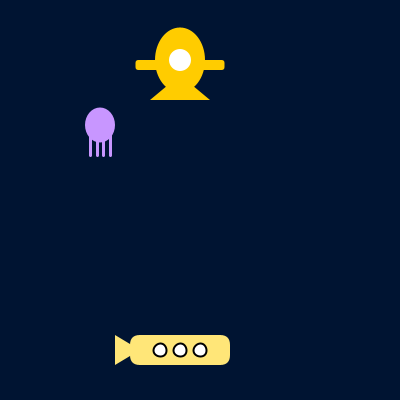
Frame 1 (no input)
Frame 60 (the mouse pressed at the canvas centre just before this capture): identical to frame 1, image omitted
Frame 120 (the mouse held since frame 60 and released just before this capture): identical to frame 1, image omitted

The Processing sketch that drew this single still picture (run headless with seeded random() and noise(); from frame 60 on, the mouse is pressed at the canvas centre):

// Processing sketch: sketch_251203a
// ── sketch_251203a.pde
sub sub;
player player;
jelly jelly;

void setup() {
  size(400, 400);
  sub = new sub(180, 350); 
  player = new player(180, 60);
  jelly = new jelly(100, 125);
}

void draw() {
  background(0, 20, 50);
  sub.update();
  sub.display();
  
  player.update();
  player.display();
  
  jelly.update();
  jelly.display();
}

// ── jelly.pde
class jelly {
float x;
float y;
float bodyW = 30;
float bodyH = 35;
float leglen = 15;
jelly(float X, float Y) {
  x = X;
  y = Y;
}
void update() {
}
void display() {

  noStroke();
  fill(200, 150, 255);
  ellipse(x, y, bodyW, bodyH);

  stroke(200, 150, 255);
  strokeWeight(3);

  line(x - 10, y + 10, x - 10, y + 30);
  line(x - 3,  y +  8, x - 3,  y + 30);
  line(x + 3,  y +  8, x + 3,  y + 30);
  line(x + 10, y + 10, x + 10, y + 30);
}
}

// ── player.pde
class player {
  float x;
  float y;
  player(float X, float Y) {
    x = X;
    y = Y;
}
  void update() {
  }
  void display() {
    rectMode(CENTER);
    noStroke();
  fill(255, 204, 0);
    ellipse(x, y, 50, 65);  
    
    fill(255, 255, 255);
    ellipse(x, y, 22, 22);
   
    fill(255, 204, 0);
    rect(x - 32, y + 5, 25, 10, 3);
    rect(x + 32, y + 5, 25, 10, 3);
    
    fill(255, 204, 0);
    triangle(x - 30, y + 40,x + 30, y + 40, x, y + 15);
  }
}
    
   
    
  

// ── sub.pde
class sub {
  float x;
  float y;

  sub(float X, float Y) {
    x = X;
    y = Y;
  }

  void update() {
  }

  void display() {
    rectMode(CENTER);

    noStroke();
    fill(255, 230, 120);
    rect(x, y, 100, 30, 10);

    triangle(x - 40, y, x - 65, y - 15, x - 65, y + 15);

    stroke(0);
    strokeWeight(2);
    fill(255);

    ellipse(x - 20, y, 13, 13);
    ellipse(x, y, 13, 13);
    ellipse(x + 20, y, 13, 13);
  }
}
